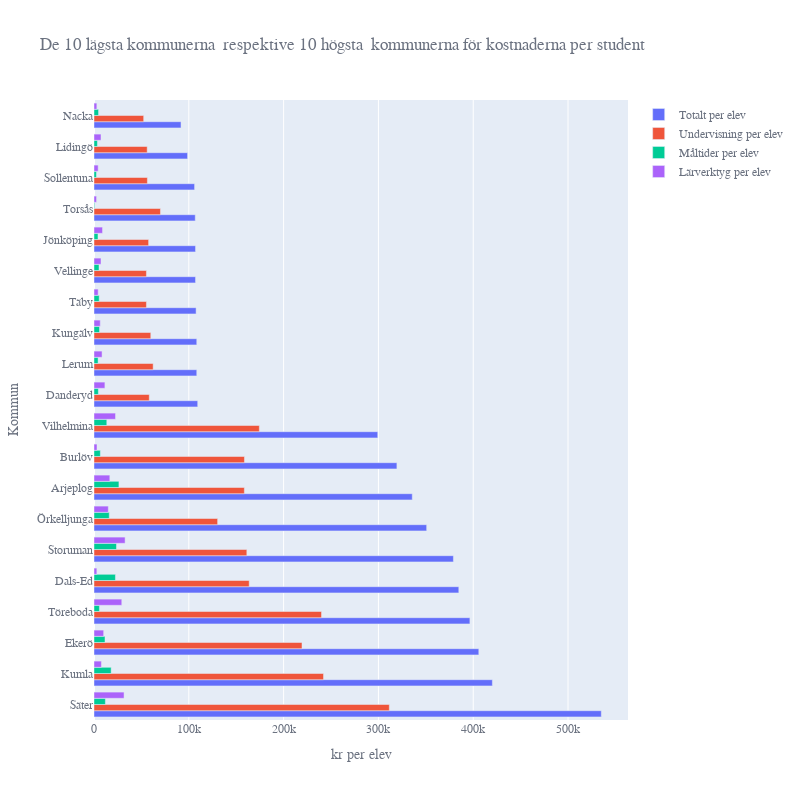

This figure's notebook cell:
### Markdown cell above
### KPI 1 Kostnader i kommunala skolor i förhållande till antalet elever

Skolor har olika kostnader per elev. Förväntningen är att kommuner som lägger mycket per elev resulterar i höga betyg och en hög andel som tar examen. 

I den explorativa dataanalysen så används statistik från skolverket, Gymnasieskolan - kostnader per kommun och Gymnasieskolan - avgångselever 
- Gymnasieskola - Avgångselever, nationella program (fr.o.m. 2013_14) 2023 Kommun, - kommentar läsår 22/23
- Gymnasieskola - Kostnader per kommun 2022 Kommun

I det initiala steget läses data in, rensas och sammanställs data, en graf presenteras över kostnadsbilden per student för top 10 respektive 10 lägsta kommunerna.

### Code cell
# funktion för a rensa Kostnads data

def polish_df(df_mydata, col):
    df_mydata=df_mydata[df_mydata[col]!='.']
    df_mydata=df_mydata[False == df_mydata[col].isnull()]
    return df_mydata

#funktion för att läsa  och rensa utbildnings data

def read_data3(mysheetname):
    df_tmp=pd.read_excel("./Data/Gymnasieskola - Avgångselever, nationella program (fr.o.m. 2013_14) 2023 Kommun.xlsx", sheet_name=mysheetname, skiprows=8)
    df_tmp=df_tmp[df_tmp['Typ av huvudman']=='Kommunal']
    #df_tmp=df_tmp[df_tmp['Kommun'].isin(selectedlist)]
    df_tmp=df_tmp[df_tmp['Andel (%) med examen']!='.']
    df_tmp=df_tmp[df_tmp['Andel (%) med examen']!='..']
    df_tmp=df_tmp[False == df_tmp['Andel (%) med examen'].isnull()]
    df_tmp['Andel (%) med examen']=df_tmp['Andel (%) med examen'].astype(float)
    df_tmp['GBP för elever med examen']=df_tmp['GBP för elever med examen'].astype(float)
    df_tmp=df_tmp.sort_values('Andel (%) med examen')
    
    return df_tmp

# funktion för att läsa in kostnadsdata

def read_data(mysheetname):
    df_tmp=pd.read_excel("./Data/Gymnasieskola - Kostnader per kommun 2022 Kommun.xlsx", sheet_name=mysheetname, skiprows=7)

    return df_tmp

# Läs in data för hur olika kommuner "lyckas" med att utbilda 

df_nationella=read_data3('Nationella program')
df_högskf=read_data3('Högskoleförberedande program')
df_yrkes=read_data3('Yrkesprogram')

# Läs in hur mycket pengar olika kommuner lägger på utbildning
df_kostnader=read_data("Sheet1")

cost_numerics=['Genomsnittligt elevantal','Totalt','Undervisning','Totalt per elev','Undervisning per elev','Lokaler per elev','Måltider per elev','Lärverktyg per elev','Elevhälsa per elev','Övrigt per elev']
interesting_cols=['Genomsnittligt elevantal','Totalt per elev','Undervisning per elev', 'Måltider per elev','Lärverktyg per elev','Elevhälsa per elev','Övrigt per elev']
for item in interesting_cols:
    df_kostnader=polish_df(df_kostnader,item)


df_kostnader[cost_numerics]=df_kostnader[cost_numerics].astype(int)

# Filtrera bort små kommuner och andra utbildare (landsting), filtrera bort de som har negativa kostnade = intäkter
df_kostnader=df_kostnader[df_kostnader['Genomsnittligt elevantal']>20]
df_kostnader=df_kostnader[df_kostnader['Måltider per elev']>0]
df_kostnader=df_kostnader[False == df_kostnader['Läns-kod'].isnull()]

#df_kostnader=df_kostnader[df_kostnader['Kommun'].isin(selectednat)]

#df_kostnader=df_kostnader.sort_values('Totalt per elev')

# Slå ihop data genom merge på kommun
df_nat_kost=pd.merge(df_nationella, df_kostnader, on='Kommun', how="inner")
df_högskf_kost=pd.merge(df_högskf, df_kostnader, on='Kommun', how="inner")
df_yrkes_kost=pd.merge(df_yrkes, df_kostnader, on='Kommun', how="inner")
#df_nat_sort=df_nat_kost.sort_values('GBP för elever med examen')

df_kostnader=df_kostnader.sort_values('Totalt per elev')
df_low10=df_kostnader[-10:]
df_top10=df_kostnader[:10]
selectedlist=list(df_top10['Kommun'])+list(df_low10['Kommun'])
df_selected=df_kostnader[df_kostnader['Kommun'].isin(selectedlist)]
df_selected=df_selected.sort_values('Totalt per elev')

fig6 = px.bar(df_selected, y='Kommun', x=['Totalt per elev','Undervisning per elev','Måltider per elev','Lärverktyg per elev'], 
               title="De 10 lägsta kommunerna  respektive 10 högsta \nkommunerna för kostnaderna per student",
                barmode='group',
              labels={'Kommun': 'Kommun', 'value':'kr per elev'},
              #color = color,
              hover_data={'Kommun': True, 'value': ':5.0f kr'},
              category_orders={'Kommun':selectedlist},
              width=800, height=800)
fig6.update_layout()
fig6.update_legends(title='')


fig6.update_layout(
    font_family="Courier New",
    font_color=GRAY1,
    title_font_family="Times New Roman",
    title_font_color=GRAY1,
    legend_title_font_color="black"
)
fig6.update_xaxes(title_font_family="Arial")

fig6.update_legends(title='')

fig6.show()

fig6.write_html("images/de_10_högsta_vs_lägsta_kommunkostnaderna.html")

### Figure 1 — Plotly figure (JSON) as saved in the notebook; plotly's stock layout.template omitted (floating-point values rounded to 4 significant figures)
{"data": [{"alignmentgroup": "True", "hovertemplate": "variable=Totalt per elev<br>kr per elev=%{x:5.0f kr}<br>Kommun=%{y}<extra></extra>", "legendgroup": "Totalt per elev", "marker": {"color": "#636efa", "pattern": {"shape": ""}}, "name": "Totalt per elev", "offsetgroup": "Totalt per elev", "orientation": "h", "showlegend": true, "textposition": "auto", "type": "bar", "x": [91800, 98700, 106100, 106800, 107100, 107100, 107700, 108400, 108400, 109400, 299300, 319500, 335700, 350900, 379100, 384800, 396500, 405900, 420200, 535100], "xaxis": "x", "y": ["Nacka", "Lidingö", "Sollentuna", "Torsås", "Jönköping", "Vellinge", "Täby", "Kungälv", "Lerum", "Danderyd", "Vilhelmina", "Burlöv", "Arjeplog", "Örkelljunga", "Storuman", "Dals-Ed", "Töreboda", "Ekerö", "Kumla", "Säter"], "yaxis": "y"}, {"alignmentgroup": "True", "hovertemplate": "variable=Undervisning per elev<br>kr per elev=%{x:5.0f kr}<br>Kommun=%{y}<extra></extra>", "legendgroup": "Undervisning per elev", "marker": {"color": "#EF553B", "pattern": {"shape": ""}}, "name": "Undervisning per elev", "offsetgroup": "Undervisning per elev", "orientation": "h", "showlegend": true, "textposition": "auto", "type": "bar", "x": [52400, 56100, 56300, 70100, 57600, 55300, 55300, 59900, 62400, 58300, 174400, 158700, 158600, 130400, 161200, 163700, 240000, 219400, 242100, 311500], "xaxis": "x", "y": ["Nacka", "Lidingö", "Sollentuna", "Torsås", "Jönköping", "Vellinge", "Täby", "Kungälv", "Lerum", "Danderyd", "Vilhelmina", "Burlöv", "Arjeplog", "Örkelljunga", "Storuman", "Dals-Ed", "Töreboda", "Ekerö", "Kumla", "Säter"], "yaxis": "y"}, {"alignmentgroup": "True", "hovertemplate": "variable=Måltider per elev<br>kr per elev=%{x:5.0f kr}<br>Kommun=%{y}<extra></extra>", "legendgroup": "Måltider per elev", "marker": {"color": "#00cc96", "pattern": {"shape": ""}}, "name": "Måltider per elev", "offsetgroup": "Måltider per elev", "orientation": "h", "showlegend": true, "textposition": "auto", "type": "bar", "x": [4800, 3600, 2600, 700, 4200, 5300, 5500, 5800, 4300, 4600, 13500, 6700, 26300, 16100, 23700, 22600, 5700, 11600, 18100, 12000], "xaxis": "x", "y": ["Nacka", "Lidingö", "Sollentuna", "Torsås", "Jönköping", "Vellinge", "Täby", "Kungälv", "Lerum", "Danderyd", "Vilhelmina", "Burlöv", "Arjeplog", "Örkelljunga", "Storuman", "Dals-Ed", "Töreboda", "Ekerö", "Kumla", "Säter"], "yaxis": "y"}, {"alignmentgroup": "True", "hovertemplate": "variable=Lärverktyg per elev<br>kr per elev=%{x:5.0f kr}<br>Kommun=%{y}<extra></extra>", "legendgroup": "Lärverktyg per elev", "marker": {"color": "#ab63fa", "pattern": {"shape": ""}}, "name": "Lärverktyg per elev", "offsetgroup": "Lärverktyg per elev", "orientation": "h", "showlegend": true, "textposition": "auto", "type": "bar", "x": [3000, 7400, 4400, 2700, 9000, 7400, 4400, 6600, 8500, 11500, 22700, 3200, 16700, 15100, 32800, 3000, 29300, 10200, 7800, 31700], "xaxis": "x", "y": ["Nacka", "Lidingö", "Sollentuna", "Torsås", "Jönköping", "Vellinge", "Täby", "Kungälv", "Lerum", "Danderyd", "Vilhelmina", "Burlöv", "Arjeplog", "Örkelljunga", "Storuman", "Dals-Ed", "Töreboda", "Ekerö", "Kumla", "Säter"], "yaxis": "y"}], "layout": {"barmode": "group", "font": {"color": "#6b7280", "family": "Courier New"}, "height": 800, "legend": {"title": {"text": ""}, "tracegroupgap": 0}, "title": {"font": {"color": "#6b7280", "family": "Times New Roman"}, "text": "De 10 lägsta kommunerna  respektive 10 högsta \nkommunerna för kostnaderna per student"}, "width": 800, "xaxis": {"anchor": "y", "domain": [0, 1], "title": {"font": {"family": "Arial"}, "text": "kr per elev"}}, "yaxis": {"anchor": "x", "categoryarray": ["Säter", "Kumla", "Ekerö", "Töreboda", "Dals-Ed", "Storuman", "Örkelljunga", "Arjeplog", "Burlöv", "Vilhelmina", "Danderyd", "Lerum", "Kungälv", "Täby", "Vellinge", "Jönköping", "Torsås", "Sollentuna", "Lidingö", "Nacka"], "categoryorder": "array", "domain": [0, 1], "title": {"text": "Kommun"}}}}
